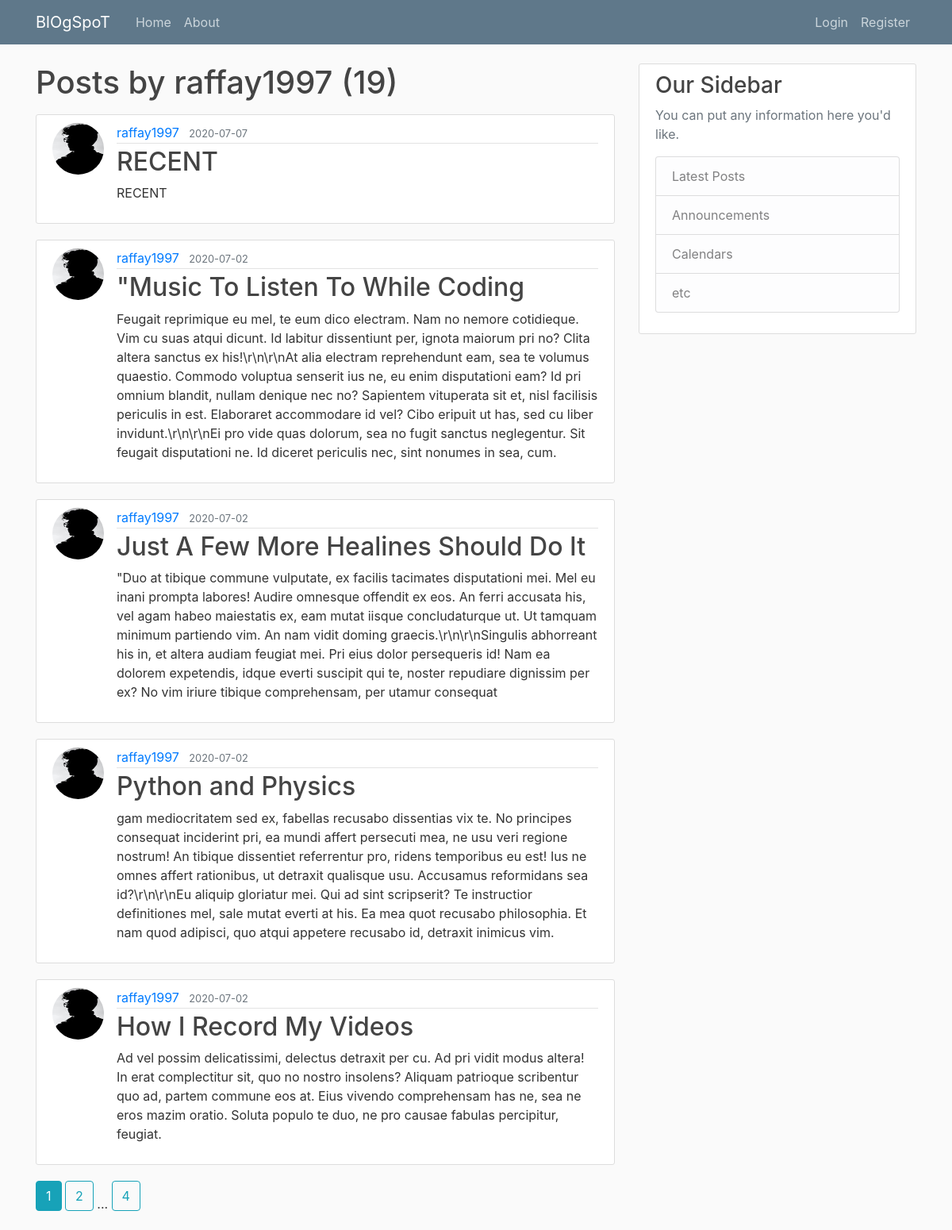
Page /user/raffay1997 on the committed database.
### app/models.py (models this page shows, shortened)
class User(db.Model, UserMixin):
    id = db.Column(db.Integer, primary_key=True)
    username = db.Column(db.String(20), unique=True, nullable=False)
    email = db.Column(db.String(120), unique=True, nullable=False)
    image_file = db.Column(db.String(20), nullable=False, default='default.jpg')
    password = db.Column(db.String(60), nullable=False)
    posts = db.relationship('Post', backref='author', lazy=True)

class Post(db.Model):
    id = db.Column(db.Integer, primary_key=True)
    title = db.Column(db.String(100), nullable=False)
    date_posted = db.Column(db.DateTime, nullable=False, default=datetime.utcnow)
    content = db.Column(db.Text, nullable=False)
    user_id = db.Column(db.Integer, db.ForeignKey('user.id'), nullable=False)

### app/users/routes.py (the view)
@users.route("/user/<string:username>")
def user_posts(username):
    page = request.args.get('page', 1, type=int)
    user = User.query.filter_by(username=username).first_or_404()
    posts = Post.query.filter_by(author=user)\
        .order_by(Post.date_posted.desc())\
        .paginate(page=page, per_page=5)
    return render_template('user_posts.html', posts=posts, user=user)

### app/templates/user_posts.html
{% extends "layout.html" %}
{% block content %}
    <h1 class="mb-3"> Posts by {{user.username}} ({{posts.total}})</h1>
    {% for post in posts.items %}
        <article class="media content-section">
            <img class="rounded-circle article-img" src="{{url_for('static',filename='pics/'+post.author.image_file)}}">
          <div class="media-body">
            <div class="article-metadata">
              <a class="mr-2" href="{{url_for('users.user_posts',username=post.author.username)}}">{{ post.author.username}}</a>
              <small class="text-muted">{{ post.date_posted.strftime('%Y-%m-%d')}}</small>
            </div>
            <h2><a class="article-title" href="{{url_for('posts.post',post_id=post.id)}}">{{ post.title }}</a></h2>
            <p class="article-content">{{ post.content }}</p>
          </div>
        </article>
    {% endfor %}
    {% for page_num in posts.iter_pages(left_edge=1, right_edge=1, left_current=1, right_current=2) %}
      {% if page_num %}
        {%if posts.page==page_num%}
        <a class="btn btn-info mb-4" href="{{url_for('users.user_posts',username=user.username,page=page_num)}}">{{page_num}}</a>
        {%else%}
          <a class="btn btn-outline-info mb-4" href="{{url_for('users.user_posts',username=user.username,page=page_num)}}">{{page_num}}</a>
        {%endif%}
      {%else%}
        ...
      {%endif%}
    {% endfor %}
{% endblock content %}

### app/templates/layout.html (shortened to what this page needs)
<html>
    <head>
    <link rel="stylesheet" href="https://stackpath.bootstrapcdn.com/bootstrap/4.3.1/css/bootstrap.min.css">
    <link rel="stylesheet", type="text/css", href="{{url_for('static',filename='main.css')}}">
        </head>
    <body>
        <header class="site-header">
            <nav class="navbar navbar-expand-md navbar-dark bg-steel fixed-top">
              <div class="container">
                <a class="navbar-brand mr-4" href="/">BlOgSpoT</a>
                <div class="collapse navbar-collapse" id="navbarToggle">
                  <div class="navbar-nav mr-auto">
                    <a class="nav-item nav-link" href="{{url_for('main.home')}}">Home</a>
                    <a class="nav-item nav-link" href="{{url_for('main.about')}}">About</a>
                  </div>
                  <div class="navbar-nav">
                    {% if current_user.is_authenticated%}
                    <a class="nav-item nav-link" href="{{url_for('posts.new_post')}}">New Post</a>
                    <a class="nav-item nav-link" href="{{url_for('users.account')}}">Account</a>
                    <a class="nav-item nav-link" href="{{url_for('users.logout')}}">Logout</a>
                    {%else%}
                      <a class="nav-item nav-link" href="{{url_for('users.login')}}">Login</a>
                      <a class="nav-item nav-link" href="{{url_for('users.register')}}">Register</a>
                    {%endif%}
                    </div>
                </div>
              </div>
            </nav>
          </header>
          <main role="main" class="container">
            <div class="row">
              <div class="col-md-8">
                {% block content %}{% endblock %}
              </div>
              <div class="col-md-4">
                <div class="content-section">
                  <h3>Our Sidebar</h3>
                  <p class='text-muted'>You can put any information here you'd like.
                    <ul class="list-group">
                      <li class="list-group-item list-group-item-light">Latest Posts</li>
                      <li class="list-group-item list-group-item-light">Announcements</li>
                      <li class="list-group-item list-group-item-light">Calendars</li>
                      <li class="list-group-item list-group-item-light">etc</li>
                    </ul>
                  </p>
                </div>
              </div>
            </div>
          </main>
    </body>
</html>

### app/static/main.css (style rules this page uses)
body { background: #fafafa; color: #333333; margin-top: 5rem; }
h1, h2, h3, h4, h5, h6 { color: #444444; }
.bg-steel { background-color: #5f788a; }
.site-header .navbar-nav .nav-link { color: #cbd5db; }
.content-section { background: #ffffff; padding: 10px 20px; border: 1px solid #dddddd; border-radius: 3px; margin-bottom: 20px; }
.article-title { color: #444444; }
.article-content { white-space: pre-line; }
.article-img { height: 65px; width: 65px; margin-right: 16px; }
.article-metadata { padding-bottom: 1px; margin-bottom: 4px; border-bottom: 1px solid #e3e3e3 }

### rows in the picture
User: username "raffay1997"
Post: image_file (picture), author.username "raffay1997", date_posted "2020-07-07", title "RECENT", content "RECENT"
Post: image_file (picture), author.username "raffay1997", date_posted "2020-07-02", title "\"Music To Listen To While Coding", content "Feugait reprimique eu mel, te eum dico electram. Nam no nemore cotidieque. Vim cu suas atqui dicunt. Id labitur dissentiunt per, ignota maiorum pri no? Clita altera sanctus ex his!\\r\\n\\r\\nAt alia electram reprehendunt eam, sea te volumus quaestio. Commodo voluptua senserit ius ne, eu enim disputationi eam? Id pri omnium blandit, nullam denique nec no? Sapientem vituperata sit et, nisl facilisis periculis in est. Elaboraret accommodare id vel? Cibo eripuit ut has, sed cu liber invidunt.\\r\\n\\r\\nEi pro vide quas dolorum, sea no fugit sanctus neglegentur. Sit feugait disputationi ne. Id diceret periculis nec, sint nonumes in sea, cum."
Post: image_file (picture), author.username "raffay1997", date_posted "2020-07-02", title "Just A Few More Healines Should Do It", content "\"Duo at tibique commune vulputate, ex facilis tacimates disputationi mei. Mel eu inani prompta labores! Audire omnesque offendit ex eos. An ferri accusata his, vel agam habeo maiestatis ex, eam mutat iisque concludaturque ut. Ut tamquam minimum partiendo vim. An nam vidit doming graecis.\\r\\n\\r\\nSingulis abhorreant his in, et altera audiam feugiat mei. Pri eius dolor persequeris id! Nam ea dolorem expetendis, idque everti suscipit qui te, noster repudiare dignissim per ex? No vim iriure tibique comprehensam, per utamur consequat"
Post: image_file (picture), author.username "raffay1997", date_posted "2020-07-02", title "Python and Physics", content "gam mediocritatem sed ex, fabellas recusabo dissentias vix te. No principes consequat inciderint pri, ea mundi affert persecuti mea, ne usu veri regione nostrum! An tibique dissentiet referrentur pro, ridens temporibus eu est! Ius ne omnes affert rationibus, ut detraxit qualisque usu. Accusamus reformidans sea id?\\r\\n\\r\\nEu aliquip gloriatur mei. Qui ad sint scripserit? Te instructior definitiones mel, sale mutat everti at his. Ea mea quot recusabo philosophia. Et nam quod adipisci, quo atqui appetere recusabo id, detraxit inimicus vim."
Post: image_file (picture), author.username "raffay1997", date_posted "2020-07-02", title "How I Record My Videos", content "Ad vel possim delicatissimi, delectus detraxit per cu. Ad pri vidit modus altera! In erat complectitur sit, quo no nostro insolens? Aliquam patrioque scribentur quo ad, partem commune eos at. Eius vivendo comprehensam has ne, sea ne eros mazim oratio. Soluta populo te duo, ne pro causae fabulas percipitur, feugiat."

### other values in the picture
{{ posts.total }} "19"
{{ page_num }} "1"
{{ page_num }} "2" "4"
